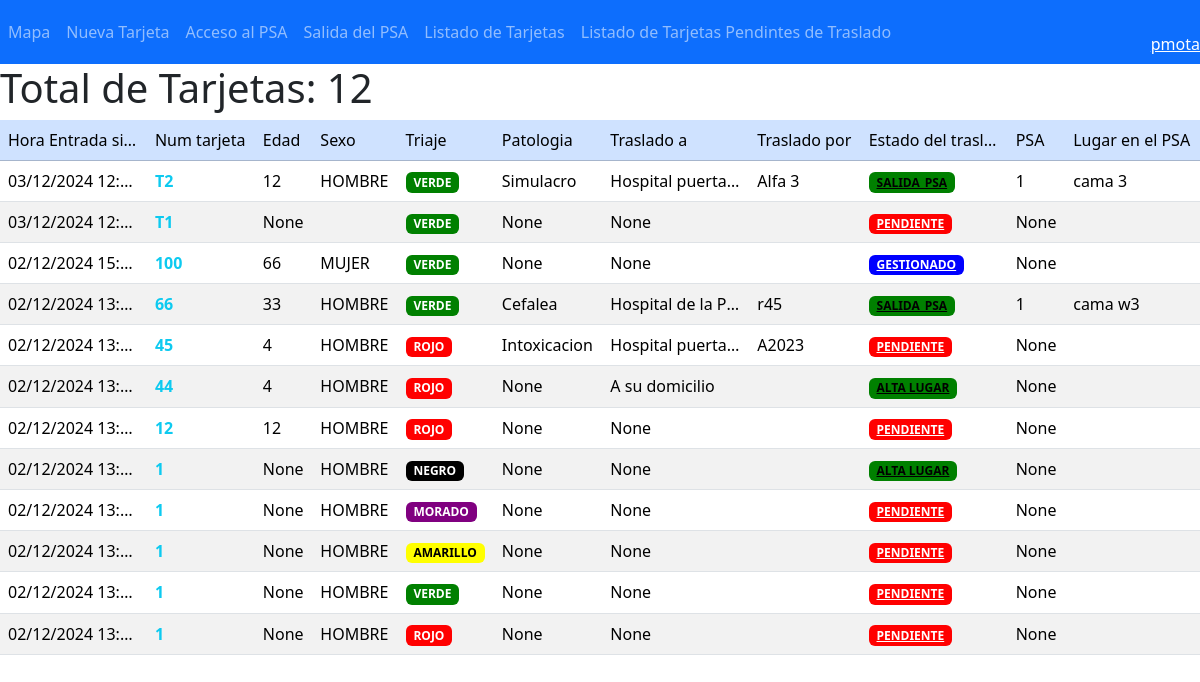
Before: /tarjetas/tarjetas_list/ (signed in) with the older database file.
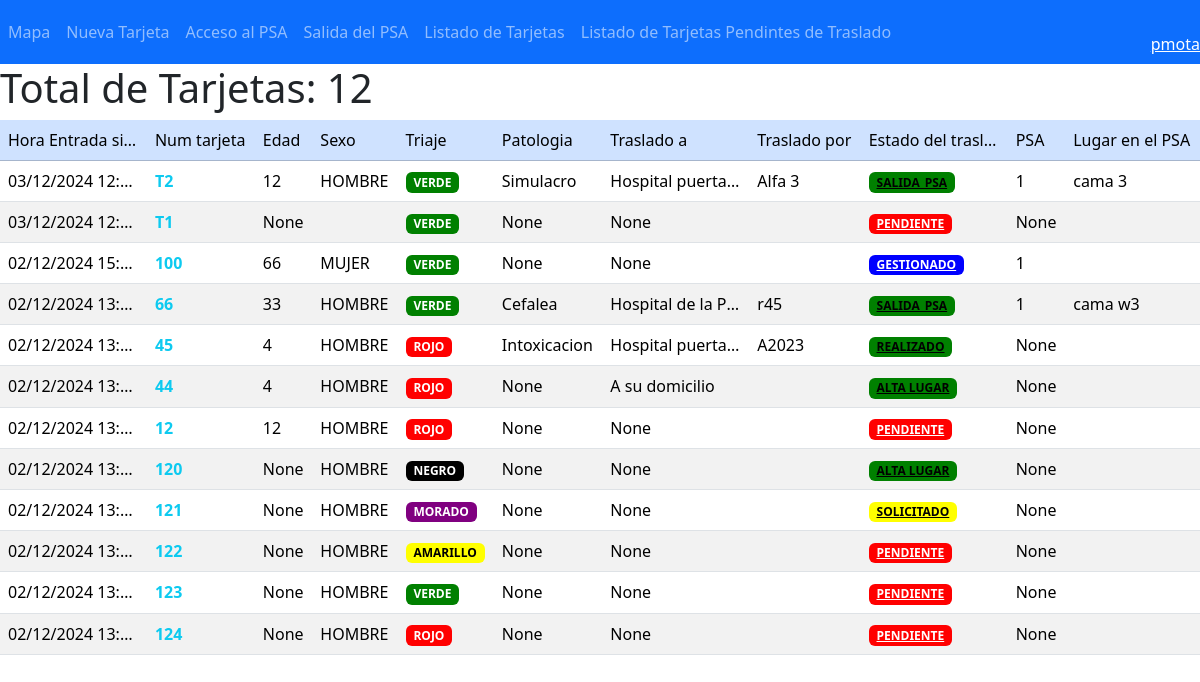
After: the same page with the newer database file.
### tarjetas/models.py (models this page shows, shortened)
class Tarjeta(models.Model):
    TRIAJE = (
        ('VERDE', 'VERDE'),
        ('AMARILLO','AMARILLO'),
        ('ROJO', 'ROJO'),
        ('MORADO', 'MORADO'),
        ('NEGRO', 'NEGRO'),
    )
    ESTADO_TRASLADO = (
        ('PENDIENTE', 'PENDIENTE'),
        ('SOLICITADO', 'SOLICITADO'),
        ('GESTIONADO', 'GESTIONADO'),
        ('SALIDA_PSA', 'SALIDA_PSA'),
        ('REALIZADO', 'REALIZADO'),
        ('ALTA LUGAR', 'ALTA LUGAR'),
    )
    SEXO = (
        ('HOMBRE', 'HOMBRE'),
        ('MUJER','MUJER'),
        ('NSNC', 'NS/NC'),
    )
    num_t = models.CharField(max_length=100, blank=False)
    edad = models.IntegerField(blank=True, null=True)
    sexo = models.CharField(max_length=32,choices=SEXO)
    filiacion = models.CharField(max_length=200, blank=True)
    patologia = models.ForeignKey(Patologia, models.DO_NOTHING, db_column='patologia', blank=True, null=True)
    diagnostico = models.CharField(max_length=500, blank=True)
    tratamiento = models.CharField(max_length=500, blank=True)
    traslada_a = models.ForeignKey(Destino, models.DO_NOTHING, db_column='destino', blank=True, null=True)
    traslada_por = models.CharField(max_length=50, blank=True)
    triaje_ini = models.CharField(max_length=10,choices=TRIAJE)
    triaje = models.CharField(max_length=10,choices=TRIAJE)
    estado_traslado = models.CharField(max_length=32,choices=ESTADO_TRASLADO)
    latitud = models.FloatField(blank=True, null=True)
    longitud = models.FloatField(blank=True, null=True)
    evento = models.ForeignKey(Evento, models.DO_NOTHING, db_column='evento', blank=True, null=True)
    hora_ini = models.DateTimeField(auto_now_add=True)
    psa_in = models.DateTimeField(blank=True, null=True)
    psa_out = models.DateTimeField(blank=True, null=True)
    dest_in = models.DateTimeField(blank=True, null=True)
    hora_fin = models.DateTimeField(blank=True, null=True)
    pos_psa = models.CharField(max_length=100, blank=True)
    psa = models.ForeignKey(Psa, models.DO_NOTHING, db_column='psa', blank=True, null=True)
    imagen_file_front = models.FileField(upload_to=cambiar_nombre_imagen,blank=True, null=True)
    imagen_file_back = models.FileField(upload_to=cambiar_nombre_imagen,blank=True, null=True)

class Patologia(models.Model):
    tipo = models.CharField(max_length=100)
    def __str__(self):
        return self.tipo

class Destino(models.Model):
    lugar = models.CharField(max_length=100)
    activo = models.BooleanField(default=True)
    def __str__(self):
        return self.lugar

class Psa(models.Model):
    nombre = models.CharField(max_length=100, blank=False, null=False)
    descripcion = models.CharField(max_length=200, blank=True, null=True)
    lugar = models.CharField(max_length=100, blank=True, null=True)
    latitud = models.FloatField(blank=False, null=False)
    longitud = models.FloatField(blank=False, null=False)
    codigo = models.CharField(max_length=10, blank=False, null=False)
    evento = models.ForeignKey(Evento, models.DO_NOTHING, db_column='evento', blank=True, null=True)
    activo = models.BooleanField(default=True)
    def __str__(self):
        return self.nombre

### tarjetas/views.py (the view)
# urls.py: path('tarjetas_list/', views.tarjetas_list, name='tarjetas_list'),
@login_required(login_url='login')
def tarjetas_list(request):
    tarjetas = Tarjeta.objects.filter(evento = request.session['evento_id']).order_by('-id')
    tarjetas_count = Tarjeta.objects.filter(evento = request.session['evento_id']).count()
    return render(request, 'tarjetas/tarjetas_list.html', {'tarjetas': tarjetas,'tarjetas_count': tarjetas_count})

### tarjetas/templates/tarjetas/tarjetas_list.html (shortened to what this page needs)
{% extends "base.html" %}
{% load i18n %}
{% block content %}
    <div>
        <h1>Total de Tarjetas: {{ tarjetas_count }} </h1>
    </div>
    <table class="table table-striped table-hover">
        <thead class="table-primary">
            <tr>
              <td>Hora Entrada sistema</td>
              <td>Num tarjeta</td>
              <td>Edad</td>
              <td>Sexo</td>
              <td>Triaje</td>
              <td>Patologia</td>
              <td>Traslado a </td>
              <td>Traslado por</td>
              <td>Estado del traslado</td>
              <td>PSA</td>
              <td>Lugar en el PSA</td>
            </tr>
        </thead>
        <tbody>
              <tr>
                {% for tarjeta in tarjetas %}
                <tr>
                  <td>{{tarjeta.hora_ini|date:"d/m/Y H:i:s"}}</td>
                  <td><a class="nav-link text-info fw-bold" href="/tarjetas/tarjeta_edit/{{ tarjeta.id }}">{{tarjeta.num_t}}</a></td>
                  <td>{{tarjeta.edad}}</td>
                  <td>{{tarjeta.sexo}}</td>
                  <td>
                    {% if tarjeta.triaje == 'VERDE' %}
                        <span style="background-color: green; color: white;" class="badge">{{tarjeta.triaje}}</span>
                    {% elif tarjeta.triaje == 'AMARILLO' %}
                        <span style="background-color: yellow; color: black;" class="badge">{{tarjeta.triaje}}</span>
                    {% elif tarjeta.triaje == 'ROJO' %}
                        <span style="background-color: red; color: white;" class="badge">{{tarjeta.triaje}}</span>
                    {% elif tarjeta.triaje == 'MORADO' %}
                        <span style="background-color: purple; color: white;" class="badge">{{tarjeta.triaje}}</span>
                    {% elif tarjeta.triaje == 'NEGRO' %}
                        <span style="background-color: black; color: white;" class="badge">{{tarjeta.triaje}}</span>
                    {% endif %}
                  </td>
                  <td>{{tarjeta.patologia}}</td>
                  <td>{{tarjeta.traslada_a}}</td>
                  <td>{{tarjeta.traslada_por}}</td>
                   <td>{% if tarjeta.estado_traslado == 'GESTIONADO' %}
                      <a style="background-color: blue; color: white;" class="badge" href="/tarjetas/estado_traslado/{{ tarjeta.id }}">{{tarjeta.estado_traslado}}</a>
                    {% elif tarjeta.estado_traslado == 'SOLICITADO' %}
                      <a style="background-color: yellow; color: black;" class="badge" href="/tarjetas/estado_traslado/{{ tarjeta.id }}">{{tarjeta.estado_traslado}}</a>
                    {% elif tarjeta.estado_traslado == 'PENDIENTE' %}
                      <a style="background-color: red; color: white;" class="badge" href="/tarjetas/estado_traslado/{{ tarjeta.id }}">{{tarjeta.estado_traslado}}</a>
                    {% else  %}
                      <a style="background-color: green; color: black;" class="badge" href="/tarjetas/estado_traslado/{{ tarjeta.id }}">{{tarjeta.estado_traslado}}</a>
                    {% endif %}
                </td>
                <td>{{tarjeta.psa}}</td>
                <td>{{tarjeta.pos_psa}}</td>
                </tr>
                {% endfor %}
              </tr>
        </tbody>
    </table>
{% endblock content %}

Changed rows visible on the page:
changed Tarjeta "MUJER": psa "None" → "1"
changed Tarjeta "Intoxicacion": estado_traslado "PENDIENTE" → "REALIZADO"
changed Tarjeta "NEGRO": num_t "1" → "120"
changed Tarjeta "MORADO": num_t "1" → "121"; estado_traslado "PENDIENTE" → "SOLICITADO"
changed Tarjeta "AMARILLO": num_t "1" → "122"
changed Tarjeta (number 11 of 12 on the later page): num_t "1" → "123"
changed Tarjeta (number 12 of 12 on the later page): num_t "1" → "124"
